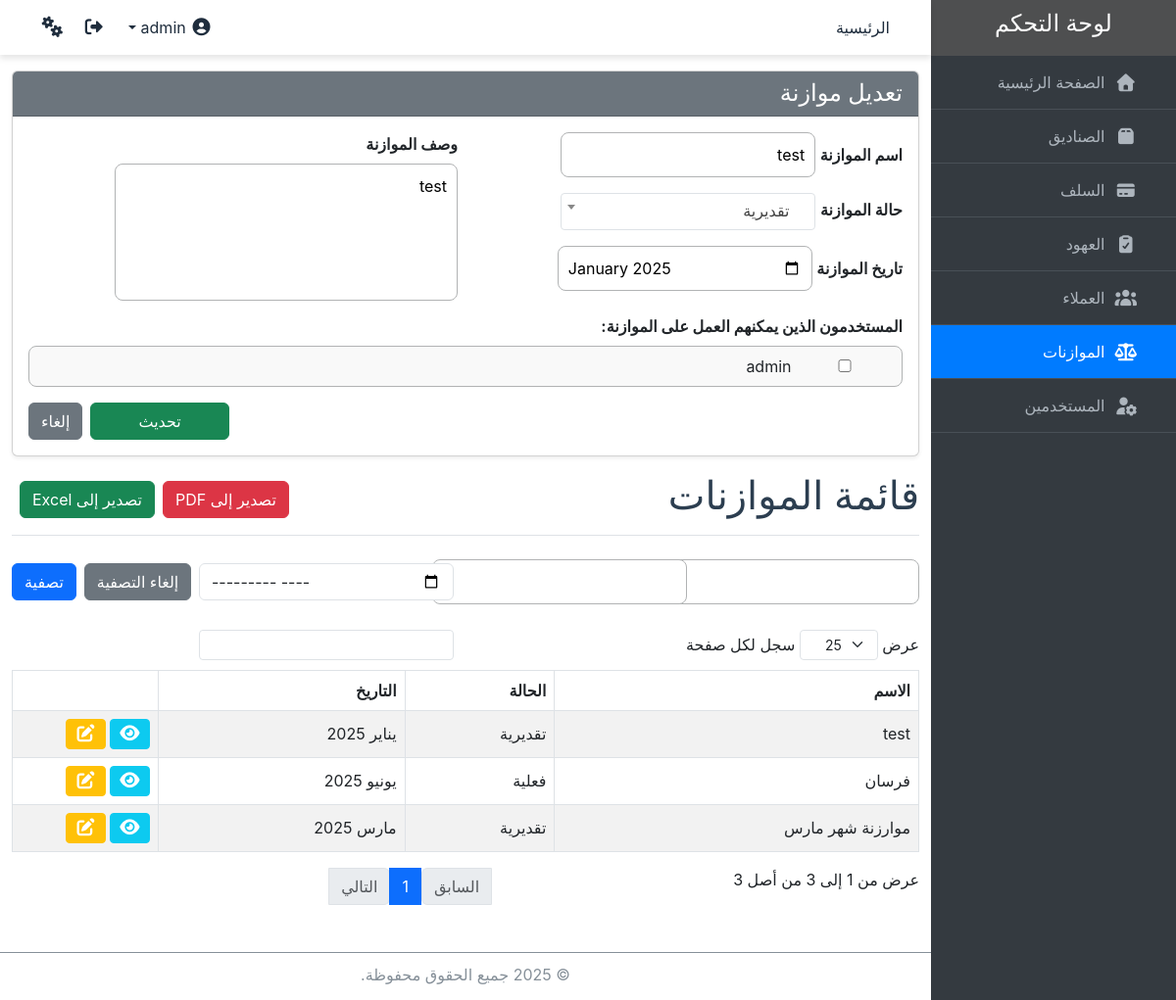
Page /budgets/1/ (signed in) on the committed database.
### core/models.py (models this page shows, shortened)
class Budget(models.Model):
    name = models.CharField(max_length=100, verbose_name="اسم الموازنة", unique=True)
    description = models.TextField(verbose_name="وصف الموازنة")
    status = models.CharField(
        max_length=50,
        choices=[('فعلية', 'فعلية'), ('تقديرية', 'تقديرية')],
        verbose_name="حالة الموازنة"
    )
    date = models.DateField(verbose_name="تاريخ الموازنة", unique=True)
    created_at = models.DateTimeField(auto_now_add=True, verbose_name="تاريخ الإنشاء")
    users = models.ManyToManyField(User, through="BudgetUsers", related_name="budgets", verbose_name="المستخدمون الذين يمكنهم العمل على الموازنة")
    class Meta:
        verbose_name = "موازنة"
        verbose_name_plural = "الموازنات"

### core/views.py (the view, shortened to what this page needs)
# urls.py: path('budgets/', views.BudgetView.as_view(), name='budget_list'),
class BudgetView(PermissionMixin, ExportMixin, View):
    model = Budget
    template_name = 'budgets/budget_list.html'
    permission_required = 'core.view_budget'
    def get(self, request, *args, **kwargs):
        budgets = Budget.objects.filter(users=request.user) if not request.user.is_superuser else Budget.objects.all()
        form = BudgetForm()
        budget = None
        name_filter = request.GET.get('name')
        status_filter = request.GET.get('status')
        date_filter = request.GET.get('date')
        if name_filter:
            budgets = budgets.filter(name=name_filter)
        if status_filter:
            budgets = budgets.filter(status=status_filter)
        if date_filter:
            budgets = budgets.filter(date__icontains=date_filter)
        if 'pk' in kwargs:
            budget = get_object_or_404(Budget, pk=kwargs['pk'])
            form = BudgetForm(instance=budget)
        if "export" in request.GET:
            export_format = request.GET.get('format', 'excel')
            if export_format == 'pdf':
                return self.export_to_pdf(budgets)
            return self.export_to_excel(budgets)
        filter_form = BudgetFilterForm(request.GET)
        return render(request, self.template_name, {
            'budgets': budgets,
            'form': form,
            'budget': budget,
            'filter_form': filter_form
        })

### core/forms.py
class BudgetForm(forms.ModelForm):
    users = forms.ModelMultipleChoiceField(
        queryset=User.objects.all(),
        widget=forms.CheckboxSelectMultiple,
        required=False,  # Set to True if you want to make this field mandatory
        label="المستخدمون الذين يمكنهم العمل على الموازنة"
    )
    date = forms.DateField(
        widget=forms.DateInput(attrs={'type': 'month'}),
        input_formats=["%Y-%m"],
    )
    class Meta:
        model = Budget
        fields = '__all__'
    def __init__(self, *args, **kwargs):
        super().__init__(*args, **kwargs)
        if self.instance and self.instance.pk:
            self.initial['date'] = self.instance.date.strftime('%Y-%m')
            self.initial['users'] = self.instance.users.all()

class BudgetFilterForm(forms.Form):
    name = forms.ChoiceField(
        widget=Select2Widget(attrs={'data-placeholder': 'اختر الموازنة', 'class': 'form-control'}),
        label="الموازنة",
        required=False
    )
    status = forms.ChoiceField(
        widget=Select2Widget(attrs={'data-placeholder': 'اختر الحالة', 'class': 'form-control'}),
        label="حالة الموازنة",
        required=False
    )
    date = forms.DateField(
        required=False,
        widget=forms.DateInput(attrs={'type': 'month', 'class': 'form-control'}),
        label="التاريخ"
    )
    def __init__(self, *args, **kwargs):
        super().__init__(*args, **kwargs)
        self.fields['name'].choices = [(n, n) for n in Budget.objects.values_list('name', flat=True).distinct() if n]
        self.fields['status'].choices = [('فعلية', 'فعلية'), ('تقديرية', 'تقديرية')]

### core/views.py (called while the page is built)
    def has_permission(self):
        perms = self.get_permission_required()
        return self.request.user.has_perms(perms) or self.request.user.is_superuser

### core/templates/budgets/budget_list.html (shortened to what this page needs)
{% extends 'base.html' %}
{% block content %}
<div class="container mt-3">
    {% if 'core.change_budget' in request.user.get_all_permissions %}
    <div class="card shadow-sm mb-3">
        <div class="card-header bg-secondary text-white">
            <h4 class="mb-0">{% if budget %}تعديل موازنة{% else %}إضافة موازنة{% endif %}</h4>
        </div>
        <div class="card-body">
            <form method="post" class="row g-3">
                <div class="col-md-6">
                    <div class="row g-3">
                        <div class="col-12">
                            <label for="name" class="form-label">اسم الموازنة</label>
                            {{ form.name }}
                        </div>
                        <div class="col-12">
                            <label for="status" class="form-label">حالة الموازنة</label>
                        </div>
                        <div class="col-12">
                            <label for="date" class="form-label">تاريخ الموازنة</label>
                            {{ form.date }}
                        </div>
                    </div>
                </div>
                <div class="col-md-6 d-flex flex-column">
                    <label for="description" class="form-label">وصف الموازنة</label>
                    <div class="flex-grow-1">
                        {{ form.description }}
                    </div>
                </div>
                {% if request.user.is_superuser %}
                  <div class="mt-2">
                      <label for="{{ form.users.id_for_label }}" class="form-label">{{ form.users.label_tag }}</label>
                      <div class="scroll-box p-2">
                          {{ form.users }}
                      </div>
                 </div>
                {% endif %}
                <div class="d-flex justify-content-end">
                    <button type="submit" class="btn btn-success px-5 mx-2">
                        {% if budget %}تحديث{% else %}إضافة{% endif %}
                    </button>
                    <a href="{% url 'budget_list' %}" class="btn btn-secondary">إلغاء</a>
                </div>
            </form>
        </div>
    </div>
    {% endif %}
    <div class="d-flex justify-content-between align-items-center border-bottom pb-2 mb-3">
        <h1 class="text-right">قائمة الموازنات</h1>
        <div class="d-flex">
          <a href="?export=1&format=pdf{% for key, value in request.GET.items %}{% if key != 'export' %}&{{ key }}={{ value }}{% endif %}{% endfor %}" class="btn btn-danger">
              تصدير إلى PDF</a>
          <a href="?export=1{% for key, value in request.GET.items %}{% if key != 'export' %}&{{ key }}={{ value }}{% endif %}{% endfor %}" class="btn btn-success mx-2">
            تصدير إلى Excel</a>
        </div>
    </div>
    <form method="get">
      <div class="row align-items-center">
        <div class="col-12 col-md-3 my-2">
          {{ filter_form.name }}
        </div>
        <div class="col-12 col-md-3 my-2">
          {{ filter_form.status }}
        </div>
        <div class="col-12 col-md-3 my-2">
          {{ filter_form.date }}
        </div>
        <div class="col-12 col-md-3 my-2 d-flex justify-content-end">
          <a href="{% url 'budget_list' %}" class="btn btn-secondary mx-2">إلغاء التصفية</a>
          <button type="submit" class="btn btn-primary">تصفية</button>
        </div>
      </div>
    </form>
    <div style="overflow-x: auto; max-width: 100%;">
        <table id="budgetsTable" class="table table-bordered  table-hover table-striped align-middle">
        <thead>
          <tr>
            <th>الاسم</th>
            <th>الحالة</th>
            <th>التاريخ</th>
            <th></th>
          </tr>
        </thead>
        <tbody>
          {% for budget in budgets %}
            <tr>
                <td>{{ budget.name }}</td>
                <td>{{ budget.status }}</td>
                <td>{{ budget.date|date:"M Y" }}</td>
                <td style="width: 140px;">
                <a href="{% url 'budget_detail' budget.pk %}" class="btn btn-info btn-sm text-white">
                  <i class="fas fa-eye"></i>
                </a>
                <a href="{% url 'budget_update' budget.pk %}" class="btn btn-warning btn-sm text-white">
                  <i class="fas fa-edit"></i>
                </a>
                </td>
            </tr>
          {% endfor %}
        </tbody>
      </table>
      </div>
    </div>
{% endblock %}
{% block scripts %}
<link href="https://cdn.jsdelivr.net/npm/select2@4.0.13/dist/css/select2.min.css" rel="stylesheet" />
{% endblock scripts %}

### static/css/styles.css (style rules this page uses)
body { margin: 0; margin-right: 250px; font-family: "Source Sans Pro",-apple-system,BlinkMacSystemFont,"Segoe UI",Roboto,"Helvetica Neue",Arial,sans-serif,"Apple Color Emoji","Segoe UI Emoji","Segoe UI Symbol"; font-size: 1rem; font-weight: 400; line-height: 1.5; color: rgb(33, 37, 41); text-align: right; background-color: #fff; }
.fas { font-size: 18px; }
input, optgroup, select, textarea { width: 50%; min-width: 260px; }
.container h1 { color: #2c3e50; }
.mt-3 { margin-top: 1rem !important; }
form .form-label { font-weight: bold; }
form input, form select, form textarea { border-radius: 8px; border: 1px solid #b1b3b4; padding: 10px; }
form button { border-radius: 8px; }
.table th, .table td { vertical-align: middle; }

### core/templates/budgets/budget_list.html (style rules this page uses)
#id_description { height: 140px; width: 80%; resize: none; }
.scroll-box { width: 100%; max-height: 150px; overflow-y: auto; background: #f9f9f9; border-radius: 8px; border: 1px solid #b1b3b4; }
.scroll-box input { min-width: 20px; }
.scroll-box label { min-width: 100%; }
#id_users { display: flex; flex-wrap: wrap; }
.scroll-box div { min-width: 200px; }

### rows in the picture
Budget: name "test", date "2025-01", description "test", status "تقديرية", date "يناير 2025"
Budget: name "فرسان", status "فعلية", date "يونيو 2025"
Budget: name "موارزنة شهر مارس", status "تقديرية", date "مارس 2025"
